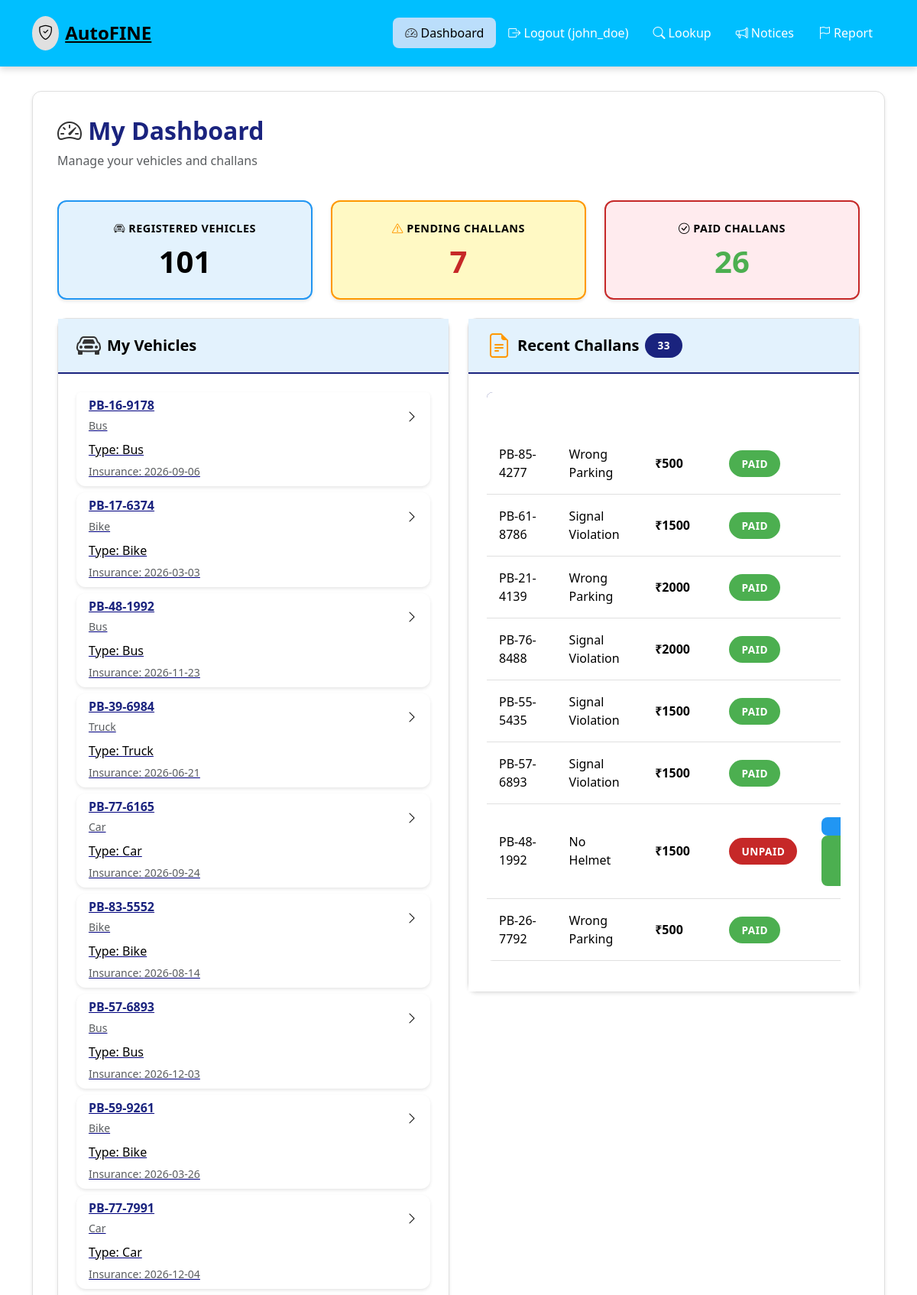
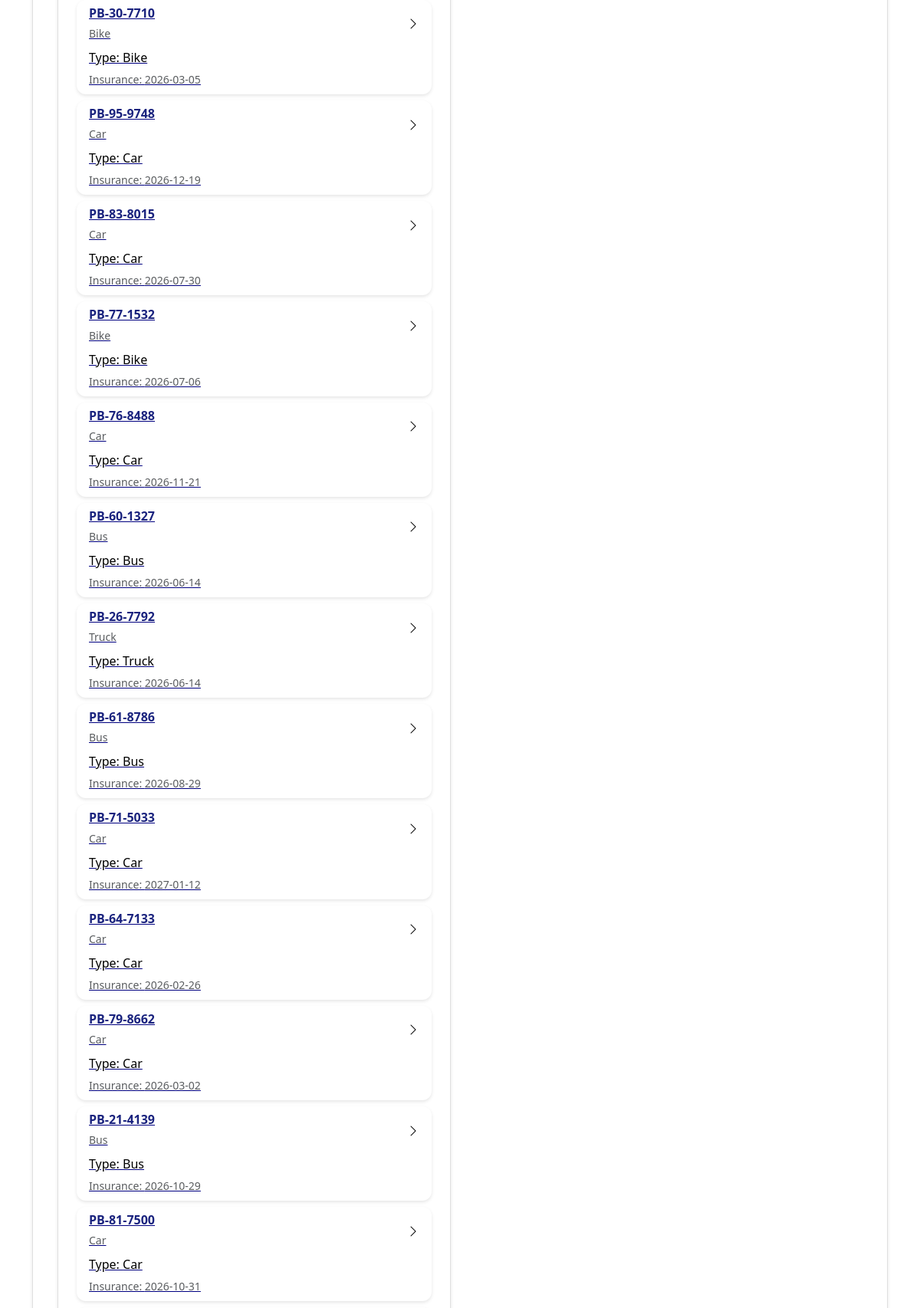
The page /owner/dashboard (signed in, upper part) on the database its author committed (2 pictures, top to bottom).
### models.py (models this page shows, shortened)
class Vehicle(db.Model):
    __tablename__ = 'vehicles'
    id = db.Column(db.Integer, primary_key=True)
    license_number = db.Column(db.String(20), unique=True, nullable=False, index=True)
    owner_id = db.Column(db.Integer, db.ForeignKey('users.id'), nullable=False)
    model = db.Column(db.String(100))
    color = db.Column(db.String(50))
    registration_date = db.Column(db.Date)
    insurance_expiry = db.Column(db.Date)
    vehicle_type = db.Column(db.String(50))  # Car, Bike, Truck, Bus
    state = db.Column(db.String(50), default="Uttarakhand")
    city = db.Column(db.String(80))
    created_at = db.Column(db.DateTime, default=datetime.utcnow)
    challans = db.relationship('Challan', backref='vehicle', lazy=True, cascade='all, delete-orphan')

class Challan(db.Model):
    __tablename__ = 'challans'
    id = db.Column(db.Integer, primary_key=True)
    uin = db.Column(db.String(40), unique=True, index=True)  # Unique Identification Number
    vehicle_id = db.Column(db.Integer, db.ForeignKey('vehicles.id'), nullable=False, index=True)
    violation_type = db.Column(db.String(100), nullable=False)
    location = db.Column(db.String(200))
    fine_amount = db.Column(db.Float, nullable=False)
    camera_id = db.Column(db.Integer, db.ForeignKey('cameras.id'))
    evidence_image = db.Column(db.String(255))
    status = db.Column(db.String(20), default='Unpaid')  # 'Unpaid', 'Paid', 'Disputed'
    created_at = db.Column(db.DateTime, default=datetime.utcnow, index=True)
    due_date = db.Column(db.Date)
    paid_at = db.Column(db.DateTime)
    payment_ref = db.Column(db.String(60))
    notes = db.Column(db.Text)

### app.py (the view)
@app.route('/owner/dashboard')
def owner_dashboard():
    if 'user_id' not in session or session.get('user_type') != 'owner':
        return redirect(url_for('login'))
    user_id = session['user_id']
    vehicles = Vehicle.query.filter_by(owner_id=user_id).all()
    vehicle_ids = [v.id for v in vehicles]
    challans = Challan.query.filter(Challan.vehicle_id.in_(vehicle_ids)).order_by(Challan.created_at.desc()).all()
    return render_template('owner/dashboard.html', vehicles=vehicles, challans=challans)

### templates/owner/dashboard.html (shortened to what this page needs)
{% extends "base.html" %}
{% block content %}
<div class="main-content-professional animate-fade-in-professional" style="background: #ffffff;">
    <div class="d-flex justify-content-between align-items-center mb-4">
        <div>
            <h2 class="mb-2" style="color: var(--navy-blue); font-weight: 700;">
                <i class="bi bi-speedometer2 vehicle-icon"></i> My Dashboard
            </h2>
            <p class="text-muted" style="color: var(--text-medium);">Manage your vehicles and challans</p>
        </div>
    </div>
    <div class="stats-grid-professional mb-4">
        <div class="stat-card-professional">
            <div class="stat-label"><i class="bi bi-car-front"></i> Registered Vehicles</div>
            <h3 id="total-vehicles">{{ vehicles|length }}</h3>
        </div>
        <div class="stat-card-professional">
            <div class="stat-label"><i class="bi bi-exclamation-triangle"></i> Pending Challans</div>
            <h3 id="pending-challans" style="color: var(--red-alert);">{{ challans|selectattr('status', 'equalto', 'Unpaid')|list|length }}</h3>
        </div>
        <div class="stat-card-professional">
            <div class="stat-label"><i class="bi bi-check-circle"></i> Paid Challans</div>
            <h3 id="paid-challans" style="color: var(--success-green);">{{ challans|selectattr('status', 'equalto', 'Paid')|list|length }}</h3>
        </div>
    </div>
    <div class="row">
        <div class="col-md-6 mb-4">
            <div class="card-professional">
                <div class="card-header">
                    <h5 class="card-title mb-0"><i class="bi bi-car-front vehicle-icon"></i> My Vehicles</h5>
                </div>
                <div class="card-body">
                    {% if vehicles %}
                        <div class="list-group" style="background: transparent;">
                            {% for vehicle in vehicles %}
                                <a href="{{ url_for('owner_vehicle_detail', vehicle_id=vehicle.id) }}"
                                   class="list-group-item list-group-item-action card-professional mb-2"
                                   style="border: 1px solid var(--border); background: var(--card);">
                                    <div class="d-flex w-100 justify-content-between align-items-center">
                                        <div>
                                            <h6 class="mb-1" style="color: var(--navy-blue);">{{ vehicle.license_number }}</h6>
                                            <small class="text-muted">{{ vehicle.model or 'N/A' }}</small>
                                        </div>
                                        <i class="bi bi-chevron-right" style="color: var(--primary);"></i>
                                    </div>
                                    <p class="mb-1 mt-2">Type: {{ vehicle.vehicle_type or 'N/A' }}</p>
                                    {% if vehicle.insurance_expiry %}
                                        <small class="text-muted">Insurance: {{ vehicle.insurance_expiry.strftime('%Y-%m-%d') }}</small>
                                    {% endif %}
                                </a>
                            {% endfor %}
                        </div>
                    {% else %}
                        <p class="text-muted">No vehicles registered.</p>
                    {% endif %}
                </div>
            </div>
        </div>
        <div class="col-md-6 mb-4">
            <div class="card-professional">
                <div class="card-header">
                    <h5 class="card-title mb-0"><i class="bi bi-file-earmark-text challan-icon"></i> Recent Challans <span class="badge-professional badge-professional-primary" id="challan-count">{{ challans|length }}</span></h5>
                </div>
                <div class="card-body">
                    {% if challans %}
                        <div class="table-responsive">
                            <table class="table table-professional table-sm">
                                <thead>
                                    <tr>
                                        <th>Vehicle</th>
                                        <th>Violation</th>
                                        <th>Amount</th>
                                        <th>Status</th>
                                        <th>Action</th>
                                    </tr>
                                </thead>
                                <tbody>
                                    {% for challan in challans[:8] %}
                                        <tr>
                                            <td>{{ challan.vehicle.license_number }}</td>
                                            <td>{{ challan.violation_type }}</td>
                                            <td><strong>₹{{ "%.0f"|format(challan.fine_amount) }}</strong></td>
                                            <td>
                                                {% if challan.status == 'Paid' %}
                                                    <span class="badge-professional badge-professional-success">Paid</span>
                                                {% elif challan.status == 'Court' %}
                                                    <span class="badge-professional badge-professional-warning">Court</span>
                                                {% else %}
                                                    <span class="badge-professional badge-professional-danger">Unpaid</span>
                                                {% endif %}
                                            </td>
                                            <td>
                                                {% if challan.status == 'Unpaid' %}
                                                    <button class="btn btn-sm btn-info" onclick="AppealsSystem.showAppealModal({{ challan.id }})" title="Appeal"></button>
                                                    <a href="{{ url_for('challan_pay_page', challan_id=challan.id) }}" class="btn btn-sm btn-success" title="Pay"> Pay</a>
                                                {% elif challan.status == 'Court' %}
                                                    <span class="text-warning small">Court only</span>
                                                {% endif %}
                                            </td>
                                        </tr>
                                    {% endfor %}
                                </tbody>
                            </table>
                        </div>
                    {% else %}
                        <p class="text-muted">No challans.</p>
                    {% endif %}
                </div>
            </div>
        </div>
    </div>
</div>
{% endblock %}

### static/css/vehicle-challan-theme.css (style rules this page uses)
:root { --light-bg: #ffffff; --light-blue: #e3f2fd; --light-yellow: #fff9c4; --light-gray: #f5f5f5; --light-blue-accent: #bbdefb; --navy-blue: #1a237e; --navy-blue-dark: #0d47a1; --red-alert: #c62828; --red-dark: #b71c1c; --vehicle-blue: #2196f3; --challan-orange: #ff9800; --success-green: #4caf50; --warning-amber: #ffc107; --text-dark: #000000; --text-medium: #1a1a1a; --text-light: #333333; --text-on-dark: #ffffff; --border-light: #e0e0e0; --shadow-sm: 0 2px 4px rgba(0,0,0,0.1); --shadow-md: 0 4px 8px rgba(0,0,0,0.15); --shadow-lg: 0 8px 16px rgba(0,0,0,0.2); --radius: 8px; --radius-lg: 12px; }
* { box-sizing: border-box; }
body { background: #ffffff; color: #000000; font-family: 'Segoe UI', Tahoma, Geneva, Verdana, sans-serif; min-height: 100vh; }
body:not(.index-page) { background: #ffffff; }
.card-professional, .card { background: #ffffff; border: 1px solid var(--border-light); border-radius: var(--radius-lg); box-shadow: var(--shadow-sm); transition: all 0.3s; margin-bottom: 1.5rem; }
.card-header { background: var(--light-blue); border-bottom: 2px solid var(--navy-blue); padding: 1rem 1.5rem; border-radius: var(--radius-lg) var(--radius-lg) 0 0; }
.card-title { color: #000000; font-weight: 700; margin: 0; display: flex; align-items: center; gap: 0.5rem; }
.card-body { padding: 1.5rem; background: #ffffff; color: #000000; }
.btn-professional, .btn { border-radius: var(--radius); font-weight: 600; padding: 0.75rem 1.5rem; transition: all 0.3s; border: none; cursor: pointer; }
.btn-professional-success, .btn-success { background: var(--success-green); color: var(--text-on-dark); }
.btn-professional-info, .btn-info { background: var(--vehicle-blue); color: var(--text-on-dark); }
.stat-card-professional { background: #ffffff; border: 2px solid var(--navy-blue); border-radius: var(--radius-lg); padding: 1.5rem; text-align: center; box-shadow: var(--shadow-sm); transition: all 0.3s; }
.stat-card-professional:nth-child(1) { border-color: var(--vehicle-blue); background: var(--light-blue); }
.stat-card-professional:nth-child(2) { border-color: var(--challan-orange); background: var(--light-yellow); }
.stat-card-professional:nth-child(3) { border-color: var(--red-alert); background: #ffebee; }
.stat-label { color: #000000; font-weight: 600; font-size: 0.9rem; margin-bottom: 0.5rem; text-transform: uppercase; letter-spacing: 0.5px; }
.stat-card-professional h3 { color: #000000; font-size: 2.5rem; font-weight: 700; margin: 0; }
.stats-grid-professional { display: grid; grid-template-columns: repeat(auto-fit, minmax(250px, 1fr)); gap: 1.5rem; margin-bottom: 2rem; }
.table-professional, .table { background: #ffffff; border-radius: var(--radius); overflow: hidden; }
.table-professional thead, .table thead { background: var(--navy-blue); color: var(--text-on-dark); }
.table-professional thead th, .table thead th { padding: 1rem; font-weight: 600; text-transform: uppercase; font-size: 0.85rem; letter-spacing: 0.5px; border: none; }
.table-professional tbody tr, .table tbody tr { background: #ffffff; border-bottom: 1px solid var(--border-light); transition: all 0.2s; }
.table-professional tbody td, .table tbody td { padding: 1rem; color: #000000; vertical-align: middle; }
.badge-professional, .badge { padding: 0.5rem 1rem; border-radius: 20px; font-weight: 600; font-size: 0.85rem; text-transform: uppercase; letter-spacing: 0.5px; }
.badge-professional-primary, .badge-primary { background: var(--navy-blue); color: var(--text-on-dark); }
.badge-professional-success, .badge-success { background: var(--success-green); color: var(--text-on-dark); }
.badge-professional-danger, .badge-danger { background: var(--red-alert); color: var(--text-on-dark); }
h1, h2, h3, h4, h5, h6 { color: #000000; font-weight: 600; }
p, span, div, label, td, th { color: #000000; }
.main-content-professional { background: #ffffff; padding: 2rem; border-radius: var(--radius-lg); margin: 2rem 0; box-shadow: var(--shadow-sm); border: 1px solid var(--border-light); }
.vehicle-icon { color: var(--vehicle-blue); font-size: 2rem; }
.challan-icon { color: var(--challan-orange); font-size: 2rem; }
.animate-fade-in-professional { animation: fadeIn 0.5s ease-in; }

### rows shown on the page
Vehicle: license_number "PB-16-9178", model "Bus", vehicle_type "Bus", insurance_expiry "2026-09-06"
Vehicle: license_number "PB-17-6374", model "Bike", vehicle_type "Bike", insurance_expiry "2026-03-03"
Vehicle: license_number "PB-48-1992", model "Bus", vehicle_type "Bus", insurance_expiry "2026-11-23"
Vehicle: license_number "PB-39-6984", model "Truck", vehicle_type "Truck", insurance_expiry "2026-06-21"
Vehicle: license_number "PB-77-6165", model "Car", vehicle_type "Car", insurance_expiry "2026-09-24"
Vehicle: license_number "PB-83-5552", model "Bike", vehicle_type "Bike", insurance_expiry "2026-08-14"
Vehicle: license_number "PB-57-6893", model "Bus", vehicle_type "Bus", insurance_expiry "2026-12-03"
Vehicle: license_number "PB-59-9261", model "Bike", vehicle_type "Bike", insurance_expiry "2026-03-26"
Vehicle: license_number "PB-77-7991", model "Car", vehicle_type "Car", insurance_expiry "2026-12-04"
Vehicle: license_number "PB-30-7710", model "Bike", vehicle_type "Bike", insurance_expiry "2026-03-05"
Vehicle: license_number "PB-95-9748", model "Car", vehicle_type "Car", insurance_expiry "2026-12-19"
Vehicle: license_number "PB-83-8015", model "Car", vehicle_type "Car", insurance_expiry "2026-07-30"
Vehicle: license_number "PB-77-1532", model "Bike", vehicle_type "Bike", insurance_expiry "2026-07-06"
Vehicle: license_number "PB-76-8488", model "Car", vehicle_type "Car", insurance_expiry "2026-11-21"
Vehicle: license_number "PB-60-1327", model "Bus", vehicle_type "Bus", insurance_expiry "2026-06-14"
Vehicle: license_number "PB-26-7792", model "Truck", vehicle_type "Truck", insurance_expiry "2026-06-14"
Vehicle: license_number "PB-61-8786", model "Bus", vehicle_type "Bus", insurance_expiry "2026-08-29"
Vehicle: license_number "PB-71-5033", model "Car", vehicle_type "Car", insurance_expiry "2027-01-12"
Vehicle: license_number "PB-64-7133", model "Car", vehicle_type "Car", insurance_expiry "2026-02-26"
Vehicle: license_number "PB-79-8662", model "Car", vehicle_type "Car", insurance_expiry "2026-03-02"
Vehicle: license_number "PB-21-4139", model "Bus", vehicle_type "Bus", insurance_expiry "2026-10-29"
Vehicle: license_number "PB-81-7500", model "Car", vehicle_type "Car", insurance_expiry "2026-10-31"
Challan: vehicle.license_number "PB-85-4277", violation_type "Wrong Parking", fine_amount "500", status "PAID"
Challan: vehicle.license_number "PB-61-8786", violation_type "Signal Violation", fine_amount "1500", status "PAID"
Challan: vehicle.license_number "PB-21-4139", violation_type "Wrong Parking", fine_amount "2000", status "PAID"
Challan: vehicle.license_number "PB-76-8488", violation_type "Signal Violation", fine_amount "2000", status "PAID"
Challan: vehicle.license_number "PB-55-5435", violation_type "Signal Violation", fine_amount "1500", status "PAID"
Challan: vehicle.license_number "PB-57-6893", violation_type "Signal Violation", fine_amount "1500", status "PAID"
Challan: vehicle.license_number "PB-48-1992", violation_type "No Helmet", fine_amount "1500", status "UNPAID"
Challan: vehicle.license_number "PB-26-7792", violation_type "Wrong Parking", fine_amount "500", status "PAID"

### other values the page prints
{{ session.username }} "john_doe"
{{ vehicles|length }} "101"
{{ challans|selectattr('status', 'equalto', 'Unpaid')|list|length }} "7"
{{ challans|selectattr('status', 'equalto', 'Paid')|list|length }} "26"
{{ challans|length }} "33"
